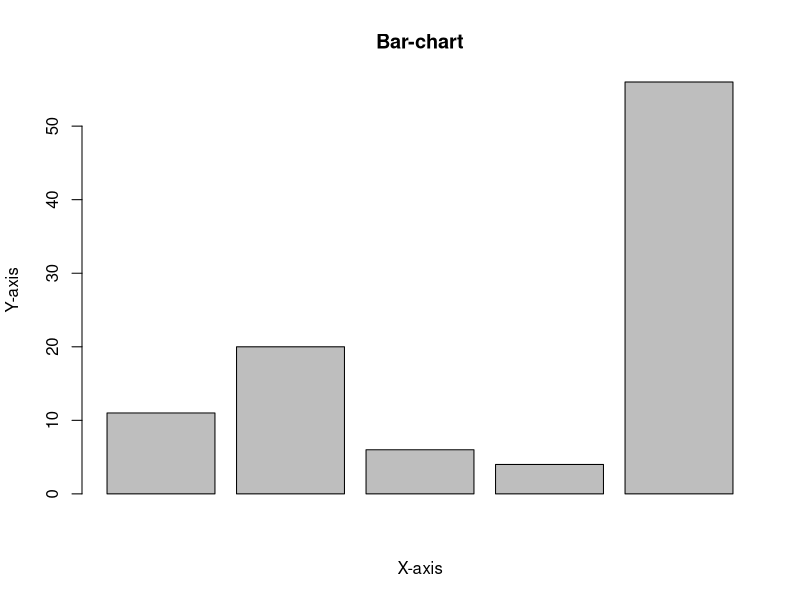
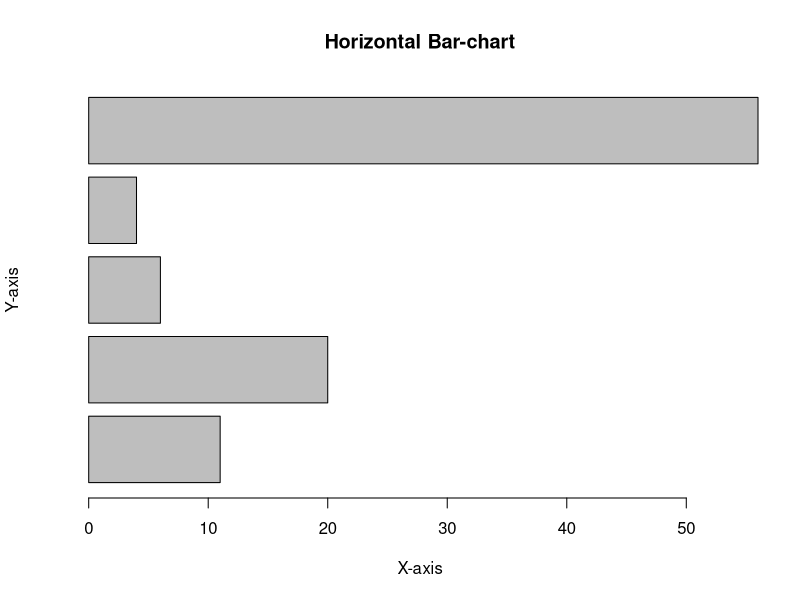
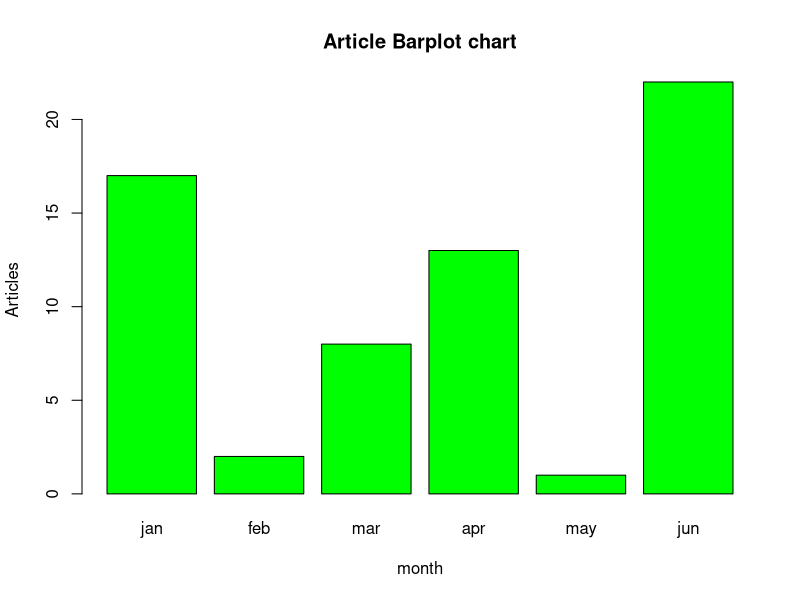
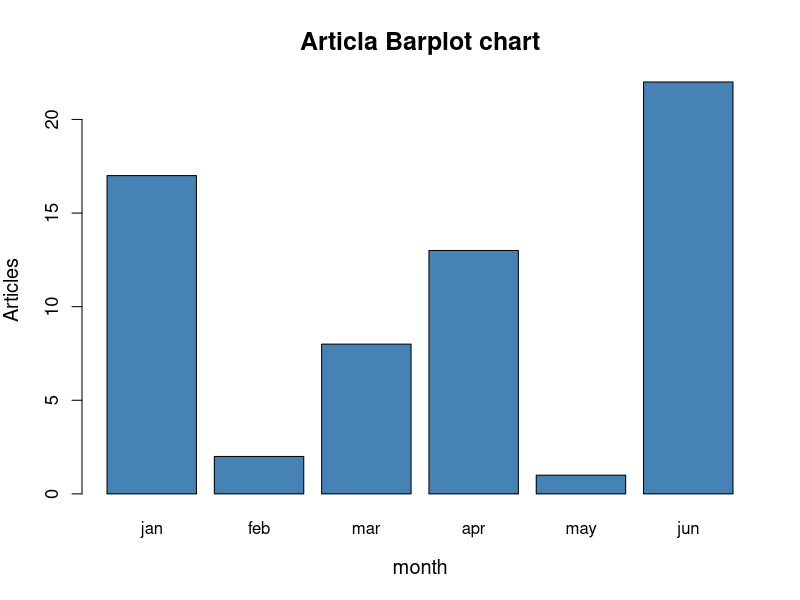
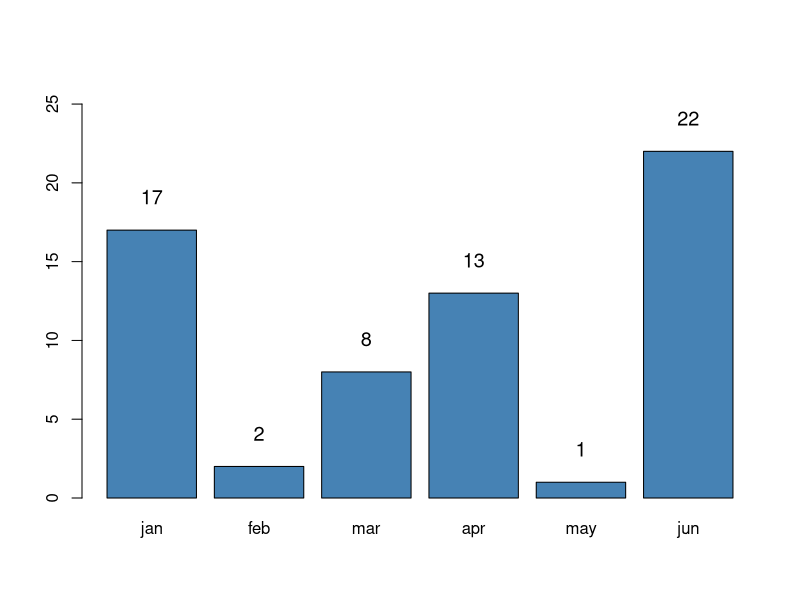
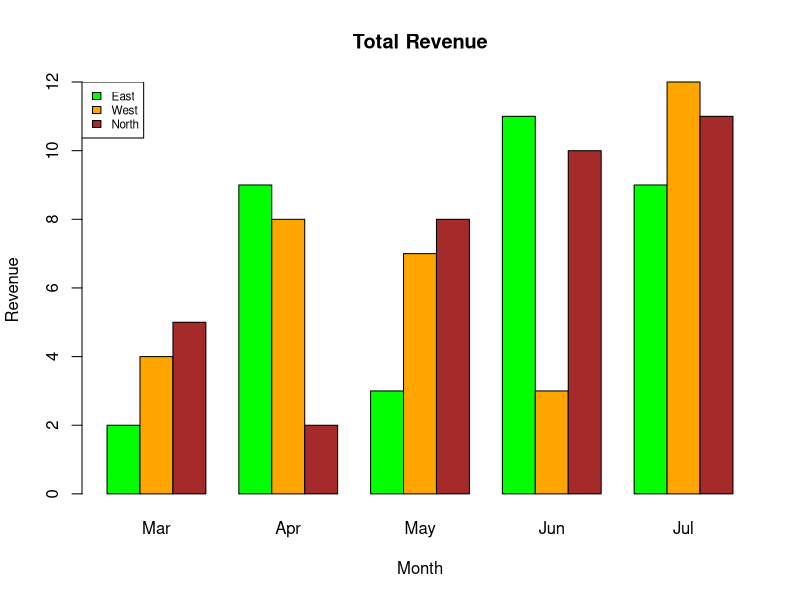

R code for these plots, in order:
# -------------------Factors---------------------------
fac = factor(
  c(
    "Male",
    "Female",
    "Male",
    "Female",
    "Male",
    "Female",
    "Male",
    "Female",
    "Male",
    "Female"
  )
)
print(fac)

# =====================================R Barchart
#syntax

# barplot(H,xlab, ylab, main, names.arg, col)
# H -> vector or matrix containing numeric data
# xlab -> x axis
# ylab -> y axis
# main -> title
# names.arg -> parameter is the vector of names appearing each bar
# col -> color

# -------------------------------Simple bar chart----------------------
A <- c(11, 20, 6, 4, 56)
barplot(A,
        xlab = "X-axis",
        ylab = "Y-axis",
        main = "Bar-chart")

# --------------------Horizontal bar chart-------------------------------
A <- c(11, 20, 6, 4, 56)
barplot(
  A,
  xlab = "X-axis",
  ylab = "Y-axis",
  main = "Horizontal Bar-chart",
  horiz = TRUE
)

# customize the Bar Chart
A <- c(17, 2, 8, 13, 1, 22)
B <- c("jan", "feb", "mar", "apr", "may", "jun")
barplot(
  A,
  names.arg = B,
  xlab = "month",
  ylab = "Articles",
  col = "green",
  main = "Article Barplot chart"
)

# Adding Data labels on top of of each bar

A <- c(17, 2, 8, 13, 1, 22)
B <- c("jan", "feb", "mar", "apr", "may", "jun")

barplot(
  A,
  names.arg = B,
  xlab = "month",
  ylab = "Articles",
  col = "steelblue",
  main = "Articla Barplot chart",
  cex.main = 1.5,
  # Main title size. / cex means character expansion
  cex.lab = 1.2,
  # X& Y axis label size
  cex.axis = 1.1     # Axis tick label size
)

# this shows the data on bar top.
text(
  x = barplot(
    A,
    names.arg = B,
    col = "steelblue",
    ylim = c(0, max(A) * 1.2)
  ),
  y = A + 1,
  labels = A,
  pos = 3,
  cex = 1.2,
  col = "black"
)

# --------------------Grouped Bar chart---------------------------

colors <- c("green", "orange", "brown")
months <- c("Mar", "Apr", "May", "Jun", "Jul")
regions <- c("East", "West", "North")

Values <- matrix(
  c(2, 9, 3, 11, 9, 4, 8, 7, 3, 12, 5, 2, 8, 10, 11),
  nrow = 3,
  ncol = 5,
  byrow = TRUE
)

barplot(
  Values,
  main = "Total Revenue",
  names.arg = months,
  xlab = "Month",
  ylab = "Revenue",
  col = colors,
  beside = TRUE
)

legend("topleft", regions, cex = 0.7, fill = colors)
